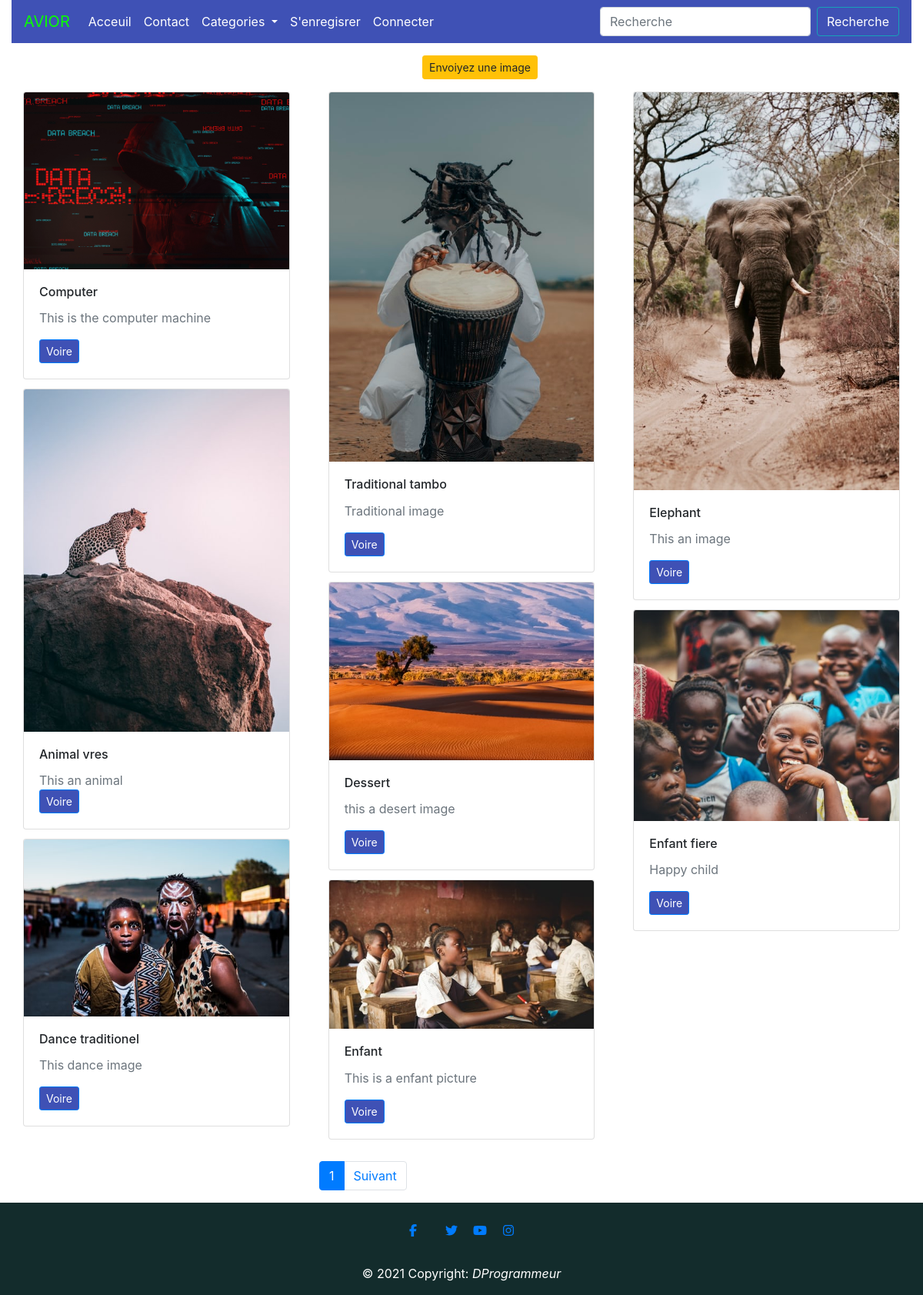
The page / on the database its author committed.
### images/models.py (models this page shows, shortened)
class Images(models.Model):
    name = models.CharField(max_length=200)
    description = models.TextField()
    image = models.ImageField(upload_to='images')
    date_added = models.DateTimeField(auto_now=True)
    category = models.ForeignKey(Categories, on_delete=models.CASCADE)

### images/views.py (the view)
# urls.py: path('', index, name='home'),
def index(request):
    image = Images.objects.all()
    value = request.GET.get('name')
    if value != '' and value is not None:
        image = Images.objects.filter(name__icontains=value)
    card = Categories.objects.all()
    paginator = Paginator(image, 8)
    page = request.GET.get('page')
    images = paginator.get_page(page)
    content = {
        'images':images,
        'card':card,
            }
    return render(request, 'images/index.html', content )

### images/templates/images/index.html (shortened to what this page needs)
{% extends 'base.html' %}
{% block content %}
<div class="row">
    <div class="col-md-12 mt-3">
        <div class="row">
            <div class="col-md-12">
                <div class="card-columns">
                {% if images.is_empty %}
                    <h3 class="text-center text-info"> Nous somme desole votre image de recherche n'existe pas encore</h3>
                {% else %}
                    {% for image in images %}
                        <div class="col">
                            <div class="card">
                                <img src="{{ image.image.url }}" class="card-img-top" alt="...">
                                <div class="card-body">
                                    <h6 class="card-title">{{ image.name|capfirst }}</h6>
                                    <p class="card-text text-muted"> {{ image.description }}</p>
                                    <a href="#" class="btn btn-sm btn-primary" onclick="afficherImage('{{ image.image.url }}')" style="background-color: #3f51b5!important;">Voire</a>
                                </div>
                            </div>
                        </div>
                    {% endfor %}
                {% endif %}
                </div>
            </div>
        </div>
    </div>
</div>
<div class="row mt-3">
                <div class="col-md-3 offset-md-4">
                    <ul class="pagination">
                      <li class="page-item active">
                        <a class="page-link" href="?page={{ images.number }}">{{ images.number }}</a>
                      </li>
                      {% if images.has_next %}
                         <li class="page-item">
                            <a class="page-link" href="?page={{ images.next_page_number }}">Suivant</a>
                         </li>
                      {% endif %}
                    </ul>
                </div>
            </div>
{% endblock %}

### images/templates/base.html (shortened to what this page needs)
{% load static %}
<!DOCTYPE html>
<html lang="en">
<head>
    <link rel="stylesheet" type="text/css" href="{% static './css/bootstrap.min.css' %}">
</head>
<body>
   <div class="container-fluid">
       <div class="row">
           <div class="col-md-12">
            <nav class="navbar navbar-expand-md navbar-light bg-light bg">
                <a class="navbar-brand" href="{% url 'home' %}"> <span class="logo"> AVIOR</span></a>
                <div class="collapse navbar-collapse" id="navbarSupportedContent">
                  <ul class="navbar-nav mr-auto">
                    <li class="nav-item active">
                      <a class="nav-link ted" href="{% url 'home' %}">Acceuil <span class="sr-only">(current)</span></a>
                    </li>
                    <li class="nav-item">
                      <a class="nav-link ted " href="{% url 'contact' %}">Contact</a>
                    </li>
                    <li class="nav-item">
                      <div class="dropdown show">
                        <a class="nav-link ted dropdown-toggle" href="#" role="button" id="dropdownMenuLink" data-toggle="dropdown" aria-haspopup="true" aria-expanded="false">
                            Categories
                        </a>
                        </div>
                    </li>
                  {% if user.is_authenticated %}
                    <li class="nav-item" >
                      <a class="nav-link ted  " href="{% url 'logout' %}">Deconecter</a>
                    </li>
                    <li class="nav-item m-2 text-white">
                           <p style="color: aqua" class="item-align-end">
                            <i style="color: aqua" class="fas fa-user"></i id="username"> {{ user.username }}
                           </p>
                        </li>
                  {% else %}
                    <li class="nav-item">
                      <a class="nav-link ted " href="{% url 'register' %}">S'enregisrer</a>
                    </li>
                    <li class="nav-item">
                      <a class="nav-link ted " href="{% url 'login' %}">Connecter</a>
                    </li>
                  {% endif %}
                  </ul>
                  <form id="search-form" class="form-inline my-2 my-lg-0">
                    <input id="search-name" class="form-control mr-sm-2" name='name', type="search" placeholder="Recherche" aria-label="Recherche">
                    <button class="btn btn-outline-info my-2 my-sm-0" style="color: white !important;" type="submit">Recherche</button>
                  </form>
                </div>
              </nav>
           </div>
       </div>
        <div class="row text-center mt-3">
            <div class="col-md-12">
              <button type="button" class="btn btn-warning btn-sm ml-5" data-toggle="modal" data-target="#exampleModal" data-whatever="@mdo">Envoiyez une image </button>
            </div>
        </div>
<div class="modal fade" id="exampleModal" tabindex="-1" role="dialog" aria-labelledby="exampleModalLabel" aria-hidden="true">
  <div class="modal-dialog" role="document">
    <div class="modal-content">
      <div class="modal-body">
        <form action="{% url 'create' %}" method="POST" >
          {% if user.is_authenticated  %}
           <label for="image">Image</label>
            <input required class="form-control" name="image" type="file" id="image">
            <label for="description"> Description</label>
            <textarea name="description" required placeholder="ex: Mon image est une femme heureuse d'etre entrain de cultiver son chanps." class="form-control" id="description" cols="30" rows="2"></textarea>
            <input type="hidden" class="form-control" name="username" value="{{ user.username }}">
          <div class="modal-footer">
            <button type="button" class="btn btn-secondary" data-dismiss="modal">Fermer</button>
            <input type="submit" class="btn btn-primary" value="Envoiyez">
          </div>
          {% else %}
            <small class="text-align-center">Pour envoyez une image vous devez vous connecter cela nous permet d'attribuer chaque image a son auteur.<br> <a class="btn btn-outline-primary" href='login'> connectez vous <a></small>
          {% endif %}
        </form>
      </div>
    </div>
  </div>
</div>
       {% block content %}{% endblock %}
</div>
        <footer class="page-footer font-small special-color-dark pt-4" style='background: rgb(19, 44, 44); color: white;'>
            <div class="container">
              <ul class="list-unstyled list-inline text-center">
                <li class="list-inline-item">
                  <a href="https://web.facebook.com/Programmeurs-Python-105262631722760" class="btn-floating btn-fb mx-1">
                    <i class="fab fa-facebook-f"> </i>
                </li>
                <li class="list-inline-item">
                  <a href="https://twitter.com/DProgrammeur" class="btn-floating btn-tw mx-1">
                    <i class="fab fa-twitter"> </i>
                  </a>
                </li>
                <li class="list-inline-item">
                  <a href="https://www.youtube.com/channel/UCE0rrl2C0vBM81bdYVnajWQ" class="btn-floating btn-gplus mx-1">
                    <i class="fab fa-youtube"> </i>
                  </a>
                </li>
                <li class="list-inline-item">
                  <a href="https://www.instagram.com/danaldprogrammeur/" class="btn-floating btn-li mx-1">
                    <i class="fab fa-instagram"> </i>
                  </a>
                </li>
              </ul>
            </div>
            <div class="footer-copyright text-center py-3">© 2021 Copyright:
              <em>DProgrammeur </em>
            </div>
          </footer>
</body>
</html>

### images/templates/base.html (style rules this page uses)
.bg { background-color: #3f51b5!important; }
.ted { color:white !important; }
.logo { color: rgb(9, 255, 0); }

### rows shown on the page
Images: image (picture), name "Computer", description "This is the computer machine"
Images: image (picture), name "Animal vres", description "This an animal"
Images: image (picture), name "Dance traditionel", description "This dance image"
Images: image (picture), name "Traditional tambo", description "Traditional image"
Images: image (picture), name "Dessert", description "this a desert image"
Images: image (picture), name "Enfant", description "This is a enfant picture"
Images: image (picture), name "Elephant", description "This an image"
Images: image (picture), name "Enfant fiere", description "Happy child"

### other values the page prints
{{ images.number }} "1"
